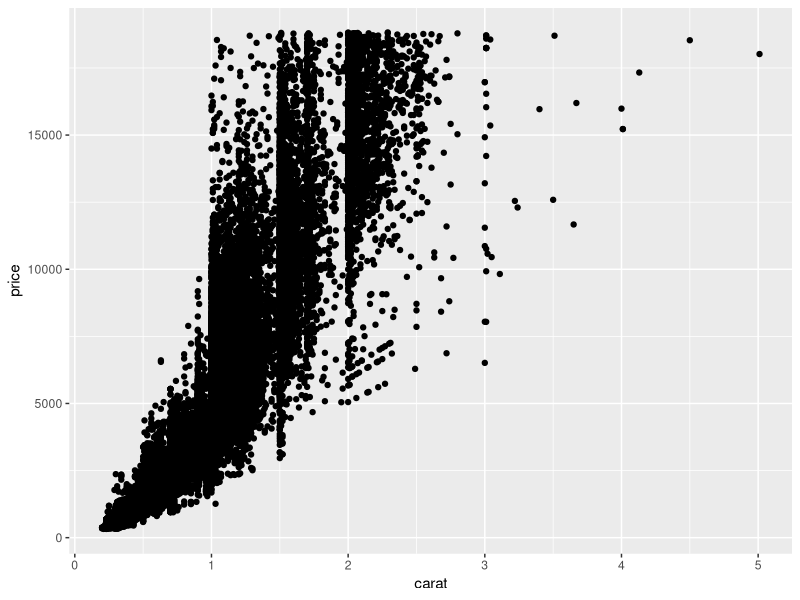
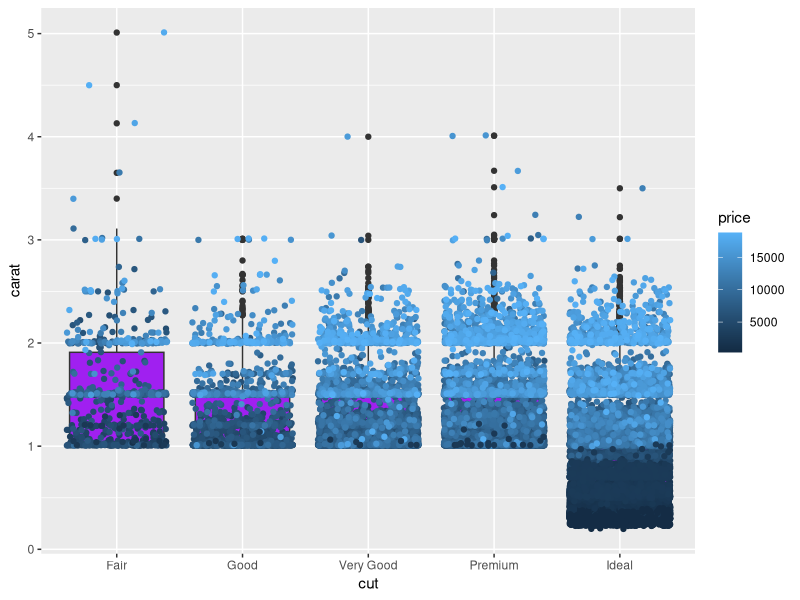

These charts were generated, in order, by the following R code:
## ---- chunk 1
knitr::opts_chunk$set(echo = TRUE)
## ---- chunk 2
knitr::opts_chunk$set(echo = TRUE)
library(tidyverse)
## ---- chunk 3
### In this code chunk, start with the diamonds dataset (built in to
### ggplot2 package) and create a plot of price vs. carat (or some other
### variables of your choice)

ggplot(data = diamonds, aes(x = carat, y = price)) +
  geom_point()
## ---- chunk 4
### In this code chunk, start with the diamonds dataset (built in to
### ggplot2 package) and create a subset based on filtering, e.g., 
### size greater than 1 carat or cut is "Ideal"

diamonds_filtered = diamonds %>% 
  filter(carat > 1 | cut == "Ideal")

## ---- chunk 5
ggplot(diamonds_filtered, aes(cut, carat)) + 
  geom_boxplot(fill = "purple") + 
  geom_jitter(aes(color = price))

## ---- chunk 6
### Both partners - delete this comment, then write some code here
### to plot, summarize, calculate something simple using the diamonds
### dataset.
